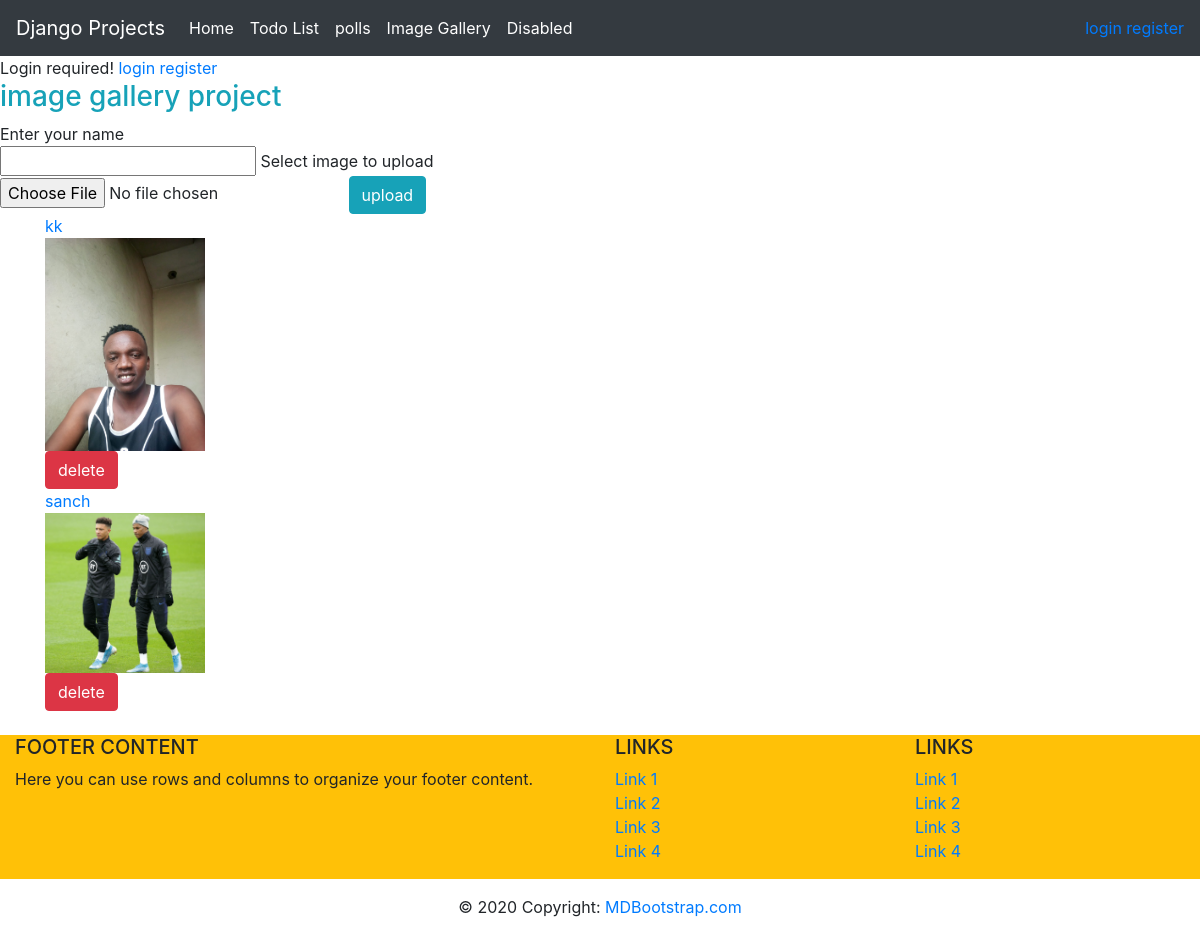
Page /img_gallery/ on the committed database.
### img_gallery/models.py (models this page shows)
class Images(models.Model):
    image = models.ImageField(upload_to='static/img_gallery/')
    name = models.CharField(max_length=200)

### img_gallery/views.py (the view)
# urls.py: path('', views.display_image, name='display_images'),
def display_image(request):
    if request.method == 'GET':
        images = Images.objects.all()
        return render(request, 'img_gallery/images.html', {'images': images})

### img_gallery/templates/img_gallery/images.html (shortened to what this page needs)
{% extends 'todo_app/base.html' %}
{% load static %}
{% block content %}
<h3 class="text-info">image gallery project</h3>
<form action="{% url 'upload_image' %}" method="post" enctype="multipart/form-data">
    Enter your name</br>
    <input type="text" name="my_name">
    Select image to upload</br>
    <input type="file" name="image_file">
    <button type="submit" class="btn btn-info">upload</button>
</form>
{%for image in images%}
   <a href="{%url 'image_detail' image.id%}">
    <div class="container">
    <div class="row justify-content-start">
        <div class="col-2">
             {{image.name}}
             <img src="{{image.image.url}}" class="img-responsive" style="width: 100%; float: left; margin-right: 5px;">
            <form action="{% url 'delete_image' image.id%}" method="post">
                <button class="btn btn-danger" type="submit">delete</button>
            </form>
         </div>
    </div>
    </div>
    </a>
{% endfor %}
{% endblock %}

### rows in the picture
Images: name "kk", image (picture)
Images: name "sanch", image (picture)
